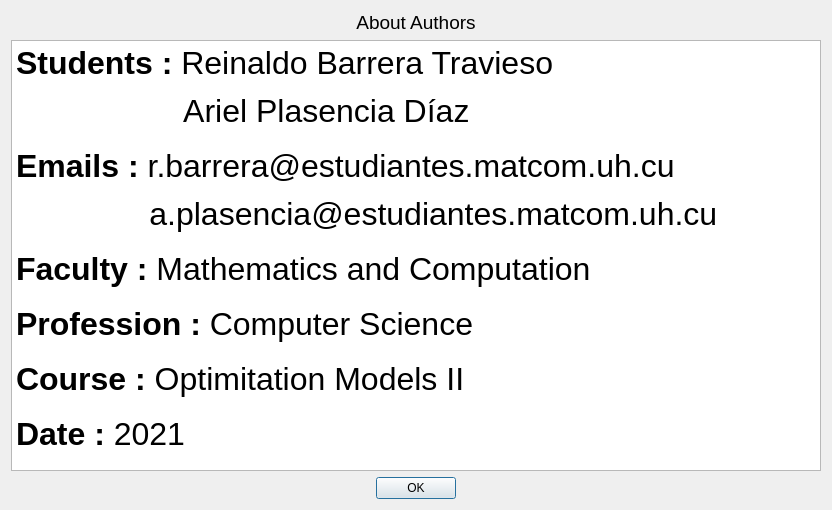
<?xml version="1.0" encoding="UTF-8"?>
<ui version="4.0">
 <class>AboutAuthors</class>
 <widget class="QDialog" name="AboutAuthors">
  <property name="geometry">
   <rect>
    <x>0</x>
    <y>0</y>
    <width>832</width>
    <height>510</height>
   </rect>
  </property>
  <property name="windowTitle">
   <string>About Authors</string>
  </property>
  <property name="windowIcon">
   <iconset>
    <normaloff>../../icons/python.ico</normaloff>../../icons/python.ico</iconset>
  </property>
  <layout class="QGridLayout" name="gridLayout">
   <item row="2" column="0">
    <widget class="QDialogButtonBox" name="buttonBox">
     <property name="orientation">
      <enum>Qt::Horizontal</enum>
     </property>
     <property name="standardButtons">
      <set>QDialogButtonBox::Ok</set>
     </property>
     <property name="centerButtons">
      <bool>true</bool>
     </property>
    </widget>
   </item>
   <item row="1" column="0">
    <widget class="QTextBrowser" name="textBrowser">
     <property name="html">
      <string>&lt;!DOCTYPE HTML PUBLIC &quot;-//W3C//DTD HTML 4.0//EN&quot; &quot;http://www.w3.org/TR/REC-html40/strict.dtd&quot;&gt;
&lt;html&gt;&lt;head&gt;&lt;meta name=&quot;qrichtext&quot; content=&quot;1&quot; /&gt;&lt;style type=&quot;text/css&quot;&gt;
p, li { white-space: pre-wrap; }
&lt;/style&gt;&lt;/head&gt;&lt;body style=&quot; font-family:'Ubuntu'; font-size:11pt; font-weight:400; font-style:normal;&quot;&gt;
&lt;p style=&quot; margin-top:0px; margin-bottom:0px; margin-left:0px; margin-right:0px; -qt-block-indent:0; text-indent:0px;&quot;&gt;&lt;span style=&quot; font-family:'MS Shell Dlg 2'; font-size:24pt; font-weight:600; color:#000000;&quot;&gt;Students :&lt;/span&gt;&lt;span style=&quot; font-family:'MS Shell Dlg 2'; font-size:24pt; color:#000000;&quot;&gt; Reinaldo Barrera Travieso&lt;/span&gt;&lt;/p&gt;
&lt;p style=&quot; margin-top:0px; margin-bottom:0px; margin-left:0px; margin-right:0px; -qt-block-indent:0; text-indent:0px;&quot;&gt;&lt;span style=&quot; font-size:7pt;&quot;&gt; &lt;/span&gt;&lt;/p&gt;
&lt;p style=&quot; margin-top:0px; margin-bottom:0px; margin-left:0px; margin-right:0px; -qt-block-indent:0; text-indent:0px;&quot;&gt;&lt;span style=&quot; font-family:'MS Shell Dlg 2'; font-size:24pt; color:#000000;&quot;&gt;                   Ariel Plasencia Díaz&lt;/span&gt;&lt;/p&gt;
&lt;p style=&quot; margin-top:0px; margin-bottom:0px; margin-left:0px; margin-right:0px; -qt-block-indent:0; text-indent:0px;&quot;&gt;&lt;span style=&quot; font-family:'MS Shell Dlg 2'; font-size:6pt; color:#005500;&quot;&gt; &lt;/span&gt;&lt;span style=&quot; font-family:'MS Shell Dlg 2'; color:#005500;&quot;&gt; &lt;/span&gt;&lt;/p&gt;
&lt;p style=&quot; margin-top:0px; margin-bottom:0px; margin-left:0px; margin-right:0px; -qt-block-indent:0; text-indent:0px;&quot;&gt;&lt;span style=&quot; font-family:'MS Shell Dlg 2'; font-size:24pt; font-weight:600; color:#000000;&quot;&gt;Emails :&lt;/span&gt;&lt;span style=&quot; font-family:'MS Shell Dlg 2'; font-size:24pt; color:#000000;&quot;&gt; r.barrera@estudiantes.matcom.uh.cu&lt;/span&gt;&lt;/p&gt;
&lt;p style=&quot; margin-top:0px; margin-bottom:0px; margin-left:0px; margin-right:0px; -qt-block-indent:0; text-indent:0px;&quot;&gt;&lt;span style=&quot; font-family:'MS Shell Dlg 2'; font-size:7pt; color:#000000;&quot;&gt; &lt;/span&gt;&lt;/p&gt;
&lt;p style=&quot; margin-top:0px; margin-bottom:0px; margin-left:0px; margin-right:0px; -qt-block-indent:0; text-indent:0px;&quot;&gt;&lt;span style=&quot; font-family:'MS Shell Dlg 2'; font-size:24pt; color:#000000;&quot;&gt;               a.plasencia@estudiantes.matcom.uh.cu&lt;/span&gt;&lt;/p&gt;
&lt;p style=&quot; margin-top:0px; margin-bottom:0px; margin-left:0px; margin-right:0px; -qt-block-indent:0; text-indent:0px;&quot;&gt;&lt;span style=&quot; font-family:'MS Shell Dlg 2'; font-size:6pt; color:#005500;&quot;&gt; &lt;/span&gt;&lt;span style=&quot; font-family:'MS Shell Dlg 2'; color:#005500;&quot;&gt; &lt;/span&gt;&lt;/p&gt;
&lt;p style=&quot; margin-top:0px; margin-bottom:0px; margin-left:0px; margin-right:0px; -qt-block-indent:0; text-indent:0px;&quot;&gt;&lt;span style=&quot; font-family:'MS Shell Dlg 2'; font-size:24pt; font-weight:600; color:#000000;&quot;&gt;Faculty :&lt;/span&gt;&lt;span style=&quot; font-family:'MS Shell Dlg 2'; font-size:24pt; color:#000000;&quot;&gt; Mathematics and Computation&lt;/span&gt;&lt;/p&gt;
&lt;p style=&quot; margin-top:0px; margin-bottom:0px; margin-left:0px; margin-right:0px; -qt-block-indent:0; text-indent:0px;&quot;&gt;&lt;span style=&quot; font-family:'MS Shell Dlg 2'; font-size:6pt; color:#005500;&quot;&gt; &lt;/span&gt;&lt;span style=&quot; font-family:'MS Shell Dlg 2'; color:#005500;&quot;&gt; &lt;/span&gt;&lt;/p&gt;
&lt;p style=&quot; margin-top:0px; margin-bottom:0px; margin-left:0px; margin-right:0px; -qt-block-indent:0; text-indent:0px;&quot;&gt;&lt;span style=&quot; font-family:'MS Shell Dlg 2'; font-size:24pt; font-weight:600; color:#000000;&quot;&gt;Profession :&lt;/span&gt;&lt;span style=&quot; font-family:'MS Shell Dlg 2'; font-size:24pt; color:#000000;&quot;&gt; Computer Science&lt;/span&gt;&lt;/p&gt;
&lt;p style=&quot; margin-top:0px; margin-bottom:0px; margin-left:0px; margin-right:0px; -qt-block-indent:0; text-indent:0px;&quot;&gt;&lt;span style=&quot; font-family:'MS Shell Dlg 2'; font-size:6pt; color:#005500;&quot;&gt; &lt;/span&gt;&lt;span style=&quot; font-family:'MS Shell Dlg 2'; color:#005500;&quot;&gt; &lt;/span&gt;&lt;/p&gt;
&lt;p style=&quot; margin-top:0px; margin-bottom:0px; margin-left:0px; margin-right:0px; -qt-block-indent:0; text-indent:0px;&quot;&gt;&lt;span style=&quot; font-family:'MS Shell Dlg 2'; font-size:24pt; font-weight:600; color:#000000;&quot;&gt;Course :&lt;/span&gt;&lt;span style=&quot; font-family:'MS Shell Dlg 2'; font-size:24pt; color:#000000;&quot;&gt; Optimitation Models II&lt;/span&gt;&lt;/p&gt;
&lt;p style=&quot; margin-top:0px; margin-bottom:0px; margin-left:0px; margin-right:0px; -qt-block-indent:0; text-indent:0px;&quot;&gt;&lt;span style=&quot; font-family:'MS Shell Dlg 2'; font-size:6pt; color:#005500;&quot;&gt; &lt;/span&gt;&lt;span style=&quot; font-family:'MS Shell Dlg 2'; color:#005500;&quot;&gt; &lt;/span&gt;&lt;/p&gt;
&lt;p style=&quot; margin-top:0px; margin-bottom:0px; margin-left:0px; margin-right:0px; -qt-block-indent:0; text-indent:0px;&quot;&gt;&lt;span style=&quot; font-family:'MS Shell Dlg 2'; font-size:24pt; font-weight:600; color:#000000;&quot;&gt;Date :&lt;/span&gt;&lt;span style=&quot; font-family:'MS Shell Dlg 2'; font-size:24pt; color:#005500;&quot;&gt; &lt;/span&gt;&lt;span style=&quot; font-family:'MS Shell Dlg 2'; font-size:24pt; color:#000000;&quot;&gt;2021&lt;/span&gt;&lt;/p&gt;&lt;/body&gt;&lt;/html&gt;</string>
     </property>
    </widget>
   </item>
   <item row="0" column="0">
    <widget class="QLabel" name="label">
     <property name="font">
      <font>
       <family>Tahoma</family>
       <pointsize>14</pointsize>
      </font>
     </property>
     <property name="text">
      <string>&lt;html&gt;&lt;head/&gt;&lt;body&gt;&lt;p align=&quot;center&quot;&gt;About Authors&lt;/p&gt;&lt;/body&gt;&lt;/html&gt;</string>
     </property>
    </widget>
   </item>
  </layout>
 </widget>
 <resources/>
 <connections>
  <connection>
   <sender>buttonBox</sender>
   <signal>accepted()</signal>
   <receiver>AboutAuthors</receiver>
   <slot>accept()</slot>
   <hints>
    <hint type="sourcelabel">
     <x>248</x>
     <y>254</y>
    </hint>
    <hint type="destinationlabel">
     <x>157</x>
     <y>274</y>
    </hint>
   </hints>
  </connection>
  <connection>
   <sender>buttonBox</sender>
   <signal>rejected()</signal>
   <receiver>AboutAuthors</receiver>
   <slot>reject()</slot>
   <hints>
    <hint type="sourcelabel">
     <x>316</x>
     <y>260</y>
    </hint>
    <hint type="destinationlabel">
     <x>286</x>
     <y>274</y>
    </hint>
   </hints>
  </connection>
 </connections>
</ui>
